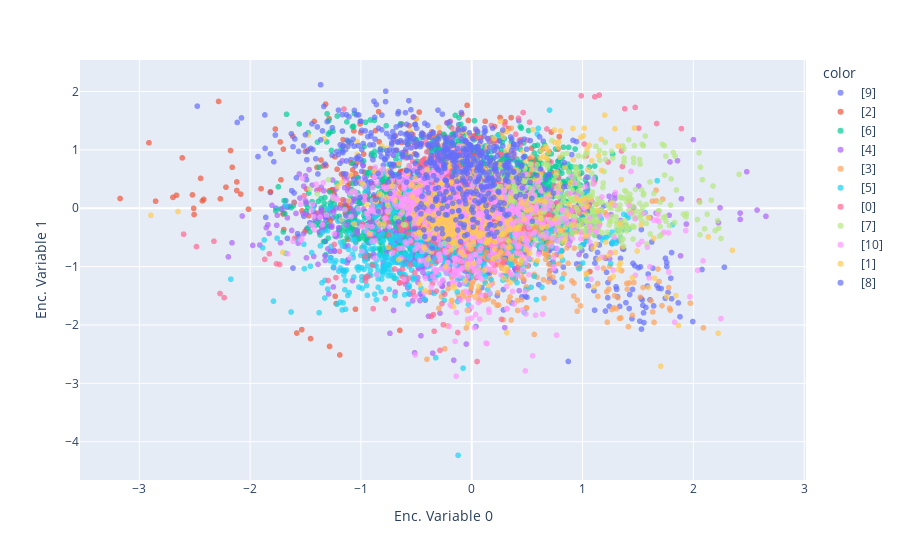

Source (notebook cell):
### Code cell
import plotly.express as px
from sklearn.manifold import TSNE
from tqdm import tqdm

# Taken from example on Auto Encoders with regular MNist Data

encoded_samples = []
for sample in tqdm(test_dataset):
    img = sample[0].unsqueeze(0).to(device)
    label = sample[1]
    # Encode image
    vae.eval()
    with torch.no_grad():
        encoded_img = vae.encoder(img)
    # Append to list
    encoded_img = encoded_img.flatten().cpu().numpy()
    encoded_sample = {f"Enc. Variable {i}": enc for i,
                      enc in enumerate(encoded_img)}
    encoded_sample['label'] = label
    encoded_samples.append(encoded_sample)

encoded_samples = pd.DataFrame(encoded_samples)
encoded_samples


px.scatter(encoded_samples, x='Enc. Variable 0', y='Enc. Variable 1',
           color=encoded_samples.label.astype(str), opacity=0.7)

### Figure 1 — Plotly figure (JSON) as saved in the notebook; plotly's stock layout.template omitted (floating-point values rounded to 4 significant figures; data arrays with more than 128 entries replaced by an {"elided": "..."} marker saying what was removed)
{"data": [{"hovertemplate": "color=[9]<br>Enc. Variable 0=%{x}<br>Enc. Variable 1=%{y}<extra></extra>", "legendgroup": "[9]", "marker": {"color": "#636efa", "opacity": 0.7, "symbol": "circle"}, "mode": "markers", "name": "[9]", "showlegend": true, "type": "scattergl", "x": {"elided": "750 float values"}, "xaxis": "x", "y": {"elided": "750 float values"}, "yaxis": "y"}, {"hovertemplate": "color=[2]<br>Enc. Variable 0=%{x}<br>Enc. Variable 1=%{y}<extra></extra>", "legendgroup": "[2]", "marker": {"color": "#EF553B", "opacity": 0.7, "symbol": "circle"}, "mode": "markers", "name": "[2]", "showlegend": true, "type": "scattergl", "x": {"elided": "441 float values"}, "xaxis": "x", "y": {"elided": "441 float values"}, "yaxis": "y"}, {"hovertemplate": "color=[6]<br>Enc. Variable 0=%{x}<br>Enc. Variable 1=%{y}<extra></extra>", "legendgroup": "[6]", "marker": {"color": "#00cc96", "opacity": 0.7, "symbol": "circle"}, "mode": "markers", "name": "[6]", "showlegend": true, "type": "scattergl", "x": {"elided": "1836 float values"}, "xaxis": "x", "y": {"elided": "1836 float values"}, "yaxis": "y"}, {"hovertemplate": "color=[4]<br>Enc. Variable 0=%{x}<br>Enc. Variable 1=%{y}<extra></extra>", "legendgroup": "[4]", "marker": {"color": "#ab63fa", "opacity": 0.7, "symbol": "circle"}, "mode": "markers", "name": "[4]", "showlegend": true, "type": "scattergl", "x": {"elided": "732 float values"}, "xaxis": "x", "y": {"elided": "732 float values"}, "yaxis": "y"}, {"hovertemplate": "color=[3]<br>Enc. Variable 0=%{x}<br>Enc. Variable 1=%{y}<extra></extra>", "legendgroup": "[3]", "marker": {"color": "#FFA15A", "opacity": 0.7, "symbol": "circle"}, "mode": "markers", "name": "[3]", "showlegend": true, "type": "scattergl", "x": {"elided": "421 float values"}, "xaxis": "x", "y": {"elided": "421 float values"}, "yaxis": "y"}, {"hovertemplate": "color=[5]<br>Enc. Variable 0=%{x}<br>Enc. Variable 1=%{y}<extra></extra>", "legendgroup": "[5]", "marker": {"color": "#19d3f3", "opacity": 0.7, "symbol": "circle"}, "mode": "markers", "name": "[5]", "showlegend": true, "type": "scattergl", "x": {"elided": "737 float values"}, "xaxis": "x", "y": {"elided": "737 float values"}, "yaxis": "y"}, {"hovertemplate": "color=[0]<br>Enc. Variable 0=%{x}<br>Enc. Variable 1=%{y}<extra></extra>", "legendgroup": "[0]", "marker": {"color": "#FF6692", "opacity": 0.7, "symbol": "circle"}, "mode": "markers", "name": "[0]", "showlegend": true, "type": "scattergl", "x": {"elided": "833 float values"}, "xaxis": "x", "y": {"elided": "833 float values"}, "yaxis": "y"}, {"hovertemplate": "color=[7]<br>Enc. Variable 0=%{x}<br>Enc. Variable 1=%{y}<extra></extra>", "legendgroup": "[7]", "marker": {"color": "#B6E880", "opacity": 0.7, "symbol": "circle"}, "mode": "markers", "name": "[7]", "showlegend": true, "type": "scattergl", "x": {"elided": "550 float values"}, "xaxis": "x", "y": {"elided": "550 float values"}, "yaxis": "y"}, {"hovertemplate": "color=[10]<br>Enc. Variable 0=%{x}<br>Enc. Variable 1=%{y}<extra></extra>", "legendgroup": "[10]", "marker": {"color": "#FF97FF", "opacity": 0.7, "symbol": "circle"}, "mode": "markers", "name": "[10]", "showlegend": true, "type": "scattergl", "x": {"elided": "968 float values"}, "xaxis": "x", "y": {"elided": "968 float values"}, "yaxis": "y"}, {"hovertemplate": "color=[1]<br>Enc. Variable 0=%{x}<br>Enc. Variable 1=%{y}<extra></extra>", "legendgroup": "[1]", "marker": {"color": "#FECB52", "opacity": 0.7, "symbol": "circle"}, "mode": "markers", "name": "[1]", "showlegend": true, "type": "scattergl", "x": {"elided": "442 float values"}, "xaxis": "x", "y": {"elided": "442 float values"}, "yaxis": "y"}, {"hovertemplate": "color=[8]<br>Enc. Variable 0=%{x}<br>Enc. Variable 1=%{y}<extra></extra>", "legendgroup": "[8]", "marker": {"color": "#636efa", "opacity": 0.7, "symbol": "circle"}, "mode": "markers", "name": "[8]", "showlegend": true, "type": "scattergl", "x": {"elided": "558 float values"}, "xaxis": "x", "y": {"elided": "558 float values"}, "yaxis": "y"}], "layout": {"legend": {"title": {"text": "color"}, "tracegroupgap": 0}, "margin": {"t": 60}, "xaxis": {"anchor": "y", "domain": [0, 1], "title": {"text": "Enc. Variable 0"}}, "yaxis": {"anchor": "x", "domain": [0, 1], "title": {"text": "Enc. Variable 1"}}}}
